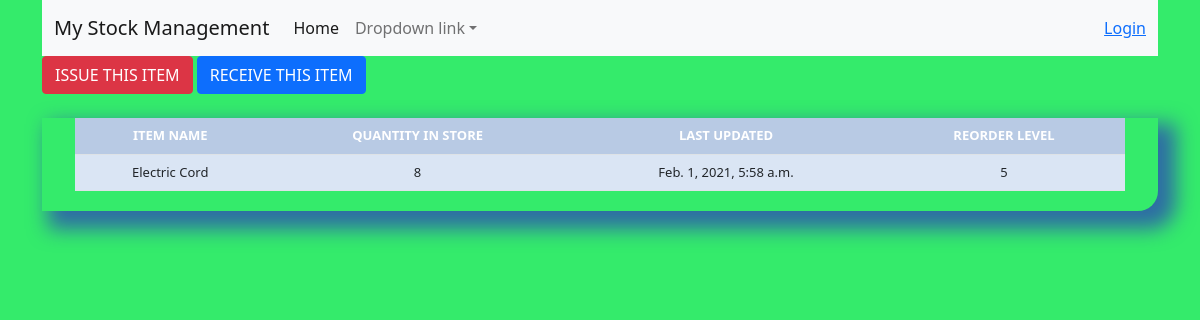
The page /stock_detail/25/ on the database its author committed.
### stockmgnt/models.py (models this page shows, shortened)
class Stock(models.Model):
	category = models.ForeignKey(Category, on_delete=models.CASCADE, blank=True)
	item_name = models.CharField(max_length=50, blank=True, null=True)
	quantity = models.IntegerField(default='0', blank=True, null=True)
	receive_quantity = models.IntegerField(default='0', blank=True, null=True)
	receive_by = models.CharField(max_length=50, blank=True, null=True)
	issue_quantity = models.IntegerField(default='0', blank=True, null=True)
	issue_by = models.CharField(max_length=50, blank=True, null=True)
	issue_to = models.CharField(max_length=50, blank=True, null=True)
	phone_number = models.CharField(max_length=50, blank=True, null=True)
	created_by = models.CharField(max_length=50, blank=True, null=True)
	reorder_level = models.IntegerField(default='0', blank=True, null=True)
	last_updated = models.DateTimeField(auto_now_add=False, auto_now=True)
	timestamp = models.DateTimeField(auto_now_add=True, auto_now=False)

### stockmgnt/views.py (the view)
# urls.py: path('stock_detail/<str:pk>/', views.stock_detail, name="stock_detail"),
def stock_detail(request, pk):
	queryset = Stock.objects.get(id=pk)
	context = {
		"title": queryset.item_name,
		"queryset": queryset,
	}
	return render(request, "stock_detail.html", context)

### stockmgnt/templates/stock_detail.html (shortened to what this page needs)
{% extends "base.html" %}
{% block content %}
{% load crispy_forms_tags %}
<a href="{% url 'issue_items' queryset.id %}"><div class='btn btn-danger'>ISSUE THIS ITEM</div></a>
<a href="{% url 'receive_items' queryset.id %}"><div class='btn btn-primary'>RECEIVE THIS ITEM</div></a>
        <br><br>
        <div class="display_table">
          <table class='table'>
                  <tr>
                    <th>ITEM NAME</th>
                    <th>QUANTITY IN STORE</th>
                    <th>LAST UPDATED</th>
                    <th>REORDER LEVEL</th>
                  </tr>
                  <tr>
                    <td>{{queryset.item_name}}</td>
                    <td>{{queryset.quantity}}</td>
                    <td>{{queryset.last_updated}}</td>
                    <td>{{queryset.reorder_level}}</td>
                  </tr>
          </table>
        </div>
{% endblock content %}

### stockmgnt/templates/base.html (style rules this page uses)
body { background-color: #34eb6b; }
.table { font-size: 13px; text-align: center; width: 95%; margin: auto; text-align: center; }
.table tr:nth-child(odd) { background: #B8CAE4 }
.table tr:nth-child(even) { background: #dae5f4 }
th { background-color: #337ab7; color: white; }
.display_table { border-bottom-right-radius: 20px; padding-left: 5px; padding-right: 5px; padding-bottom: 20px; box-shadow: 12px 12px 20px 6px #2e6da4; }

### rows shown on the page
Stock: item_name "Electric Cord", quantity "8", last_updated "Feb. 1, 2021, 5:58 a.m.", reorder_level "5"
